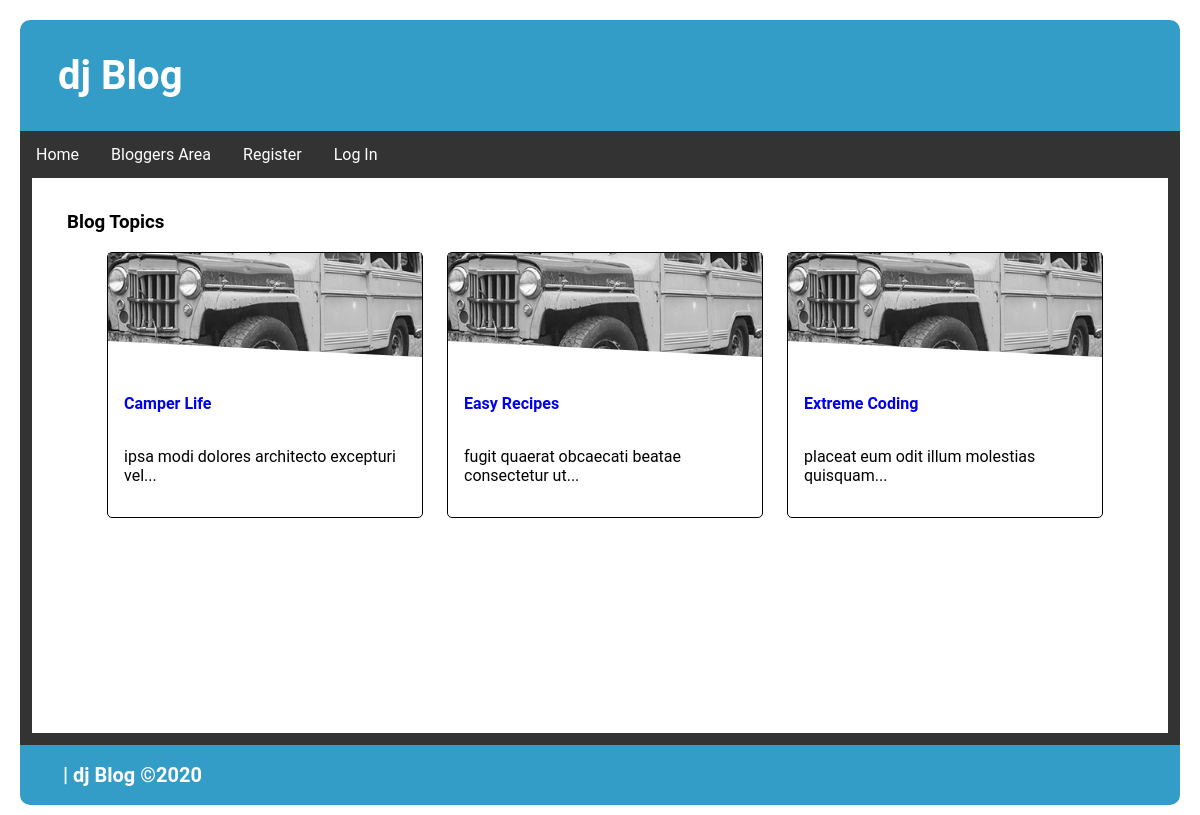
The app's page /, older data.
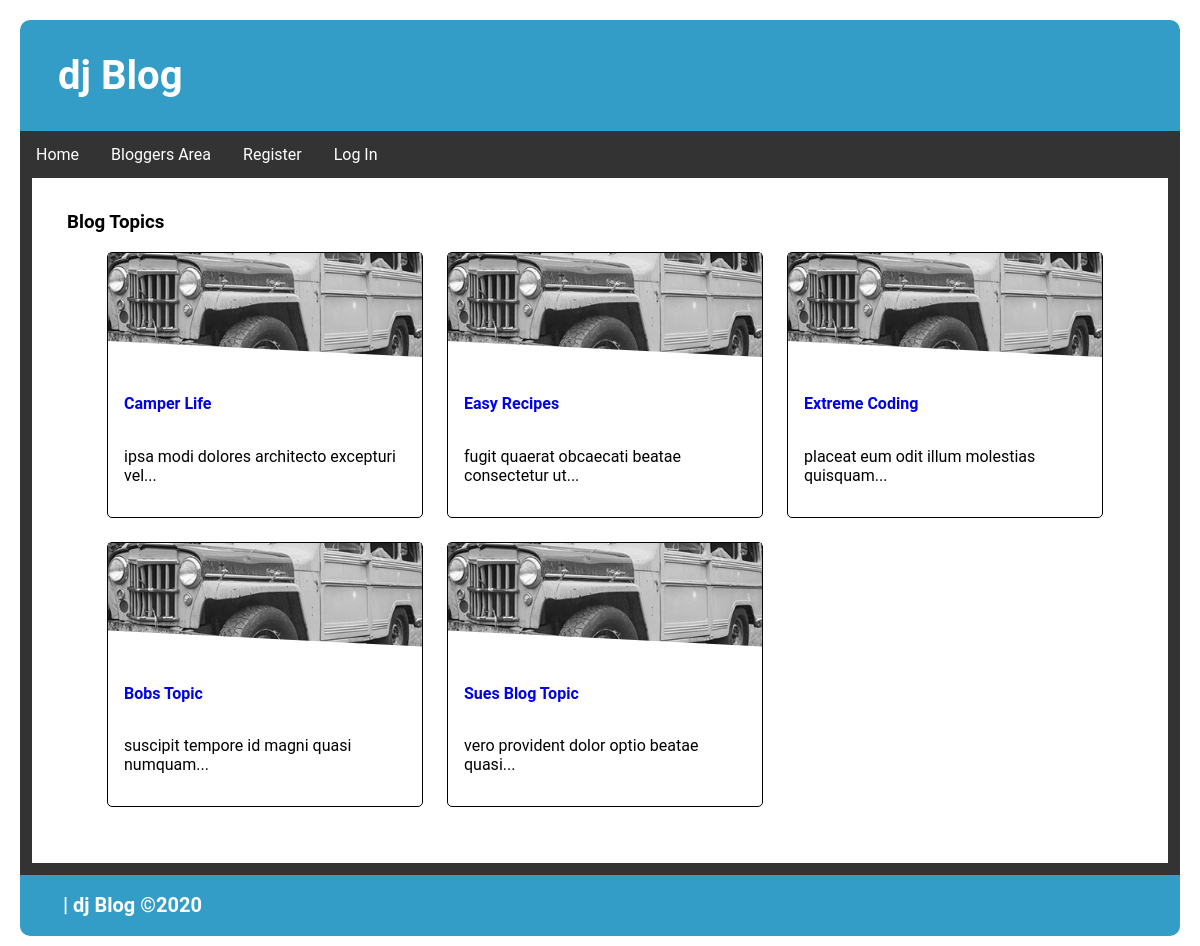
The same page, newer data.
### blog_app/models.py (models this page shows)
class Topic(models.Model):
    text = models.CharField(max_length=255)
    date_added = models.DateTimeField(auto_now_add=True)
    owner = models.ForeignKey(User, on_delete=models.CASCADE)
    def __str__(self):
        return self.text

### blog_app/views.py (the view)
# urls.py: path('', views.index, name='index'),
def index(request):
    topics = Topic.objects.order_by('date_added')
    content = {"topics": topics}
    return render(request, 'blog_app/index.html', content)

### blog_app/templates/blog_app/index.html
{% extends 'blog_app/base.html' %}
{%load static %}
{% block content %}
<div>
    <h3>Blog Topics</h3>
</div>
<div class="cards">
    <ul>
        {% if request.user.is_authenticated.is_owner %}
            {% for topic in topics %}
                <li class="card">
                    <div class="img"><img src="{% static 'jeep.jpg' %}" alt=""></div>
                    <div class="text">
                        <h4><a href="{% url 'blog_app:topic' topic.id %}">{{ topic }}</a></h4>
                        <p>{% lorem 6 w random %}...</p>
                    </div>
                </li>
            {% empty %}
                <li class="card">No Blog Topics have been added yet.</li>
            {% endfor %}
        {% else %}
            {% for topic in topics %}
                <li class="card">
                    <div class="img"><img src="{% static 'jeep.jpg' %}" alt=""></div>
                    <div class="text">
                        <h4><a href="{% url 'blog_app:pub_topic' topic.id %}">{{ topic }}</a></h4>
                        <p>{% lorem 6 w random %}...</p>
                    </div>
                </li>
            {% empty %}
                <li class="card">No Blog Topics have been added yet.</li>
            {% endfor %}
        {% endif %}
    </ul>
</div>
{% endblock content %}

Row changes from the older to the newer data that the page shows:
added Topic: text "Bobs Topic", lorem "suscipit tempore id magni quasi numquam"
added Topic: text "Sues Blog Topic", lorem "vero provident dolor optio beatae quasi"
